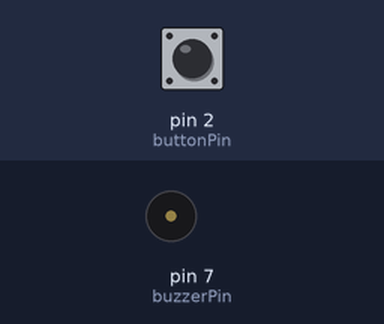
The sketch below on a simulated Arduino Uno, built with avr-gcc and run on an emulated ATmega328P. Parts: buzzer (waves = sounding). Inputs (shaded band) come from the test bench; at power-on: pin 2 (buttonPin) HIGH.

Above: at 1.2 s.
1.3 s: pin 2 (buttonPin) pulled LOW for 0.15 s
At 1.7 s:
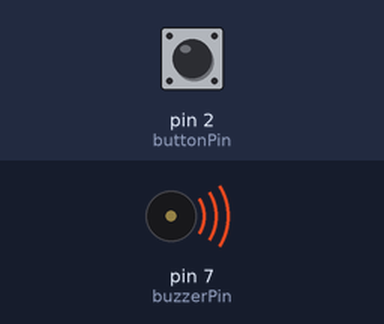
Timing chart, 0 to 8.9 s (numbered marks = the images above; inputs shaded):
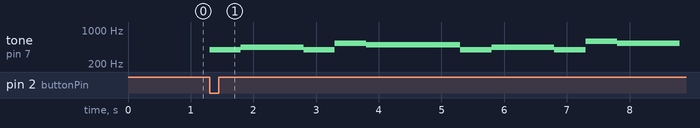

The sketch:

exp_02.ino
```cpp
//Nomes: Josefa Aline Santos e Marcella Ricoy
#define ex8

#ifdef ex1
/*Acrescente mais um botão e um led a montagem.
Modifique o programa para que cada botão acenda um dos led sem acionar o buzzer. */
// Variaveis dos primeiros led/botao
int buttonPin = 2; // Numero do pino do botão de pressão
int ledPin = 13; // Numero do pino do led
int buttonState = 0;// Variável para leitura do estado do botão

//Variaveis dos segundos led/botao
int buttonPin2 = 3; // Numero do pino do botão de pressão 2
int ledPin2 = 12; // Numero do pino do led 2
int buttonState2 = 0; // Variável para leitura do estado do botão 2

//Variavel do buzzer
int buzzerPin = 7; // Numero do pino do buzzer

// Executa uma vez ao ligar ou reiniciar a placa
void setup() {
pinMode(ledPin, OUTPUT); //Inicializa o pino do LED 1 como saída (OUTPUT)
pinMode(buttonPin, INPUT); // Inicializa o pin do botão como entrada (INPUT)
pinMode(ledPin2, OUTPUT); //Inicializa o pino do LED 2 como saída (OUTPUT)
pinMode(buttonPin2, INPUT); // Inicializa o pin do botão 2 como entrada (INPUT)
pinMode(buzzerPin, OUTPUT); //Inicializa o pin do buzzer como saÍda(OUTPUT)
Serial.begin(9600); //Inicia porta serial e define a velocidade de transmissão
}
// Executa infinitamente quando liga a placa
void loop() {
//Lê o estado do botao (HIGH -> +5V -> botão nao press.)(LOW -> 0V botao press)
buttonState = digitalRead(buttonPin);
Serial.println(buttonState);
buttonState2 = digitalRead(buttonPin2);
Serial.println(buttonState2);
// Testa se o botão não está pressionado
// Se sim, o estado do botão e alto (HIGH)
if (buttonState == HIGH) {
digitalWrite(ledPin, LOW ); // Desliga o LED
noTone(buzzerPin); //desliga buzzer
}
else {
digitalWrite(ledPin,HIGH ); // Liga o LED
noTone(buzzerPin); //desliga buzzer
}
if (buttonState2 == HIGH) {
digitalWrite(ledPin2, LOW ); // Desliga o LED 2
noTone(buzzerPin); //desliga buzzer
}
// Senão (Botao pressionado)
else {
digitalWrite(ledPin2,HIGH ); // Liga o LED 2
noTone(buzzerPin); //desliga buzzer
}
}
#endif

#ifdef ex2
/*Modifique o programa para o buzzer apitar quando o led 1 acender.*/
// Variaveis dos primeiros led/botao
int buttonPin = 2; // Numero do pino do botão de pressão
int ledPin = 13; // Numero do pino do led
int buttonState = 0; // Variável para leitura do estado do botão

//Variaveis dos segundos led/botao
int buttonPin2 = 3; // Numero do pino do botão de pressão
int ledPin2 = 12; // Numero do pino do led
int buttonState2 = 0; // Variável para leitura do estado do botão

//Variavel do buzzer
int buzzerPin = 7; // Numero do pino do buzzer

// Executa uma vez ao ligar ou reiniciar a placa
void setup() {
pinMode(ledPin, OUTPUT); //Inicializa o pino do LED como saída (OUTPUT)
pinMode(buttonPin, INPUT); // Inicializa o pin do botão como entrada (INPUT)
pinMode(ledPin2, OUTPUT); //Inicializa o pino do LED 2 como saída (OUTPUT)
pinMode(buttonPin2, INPUT); // Inicializa o pin do botão 2 como entrada (INPUT)
pinMode(buzzerPin, OUTPUT); //Inicializa o pin do buzzer como saÍda(OUTPUT)
Serial.begin(9600); //Inicia porta serial e define a velocidade de transmissão
}
// Executa infinitamente quando liga a placa
void loop() {
//Lê o estado do botao (HIGH -> +5V -> botão nao press.)(LOW -> 0V botao press)
buttonState = digitalRead(buttonPin);
Serial.println(buttonState);
buttonState2 = digitalRead(buttonPin2);
Serial.println(buttonState2);
// Testa se o botão não está pressionado
// Se sim, o estado do botão e alto (HIGH)
if (buttonState == HIGH) {
digitalWrite(ledPin, LOW ); // Desliga o LED 1
}
else {
digitalWrite(ledPin,HIGH ); // Liga o LED 1
}

if (buttonState2 == HIGH) {
digitalWrite(ledPin2, LOW ); // Desliga o LED 2
}
// Senão (Botao pressionado)
else {
digitalWrite(ledPin2,HIGH ); // Liga o LED 2
}
if (buttonState == LOW ){
  tone(buzzerPin, 2000); //Liga o buzzer
}
  else {
    noTone(buzzerPin);} //Desliga o buzzer
}
#endif

#ifdef ex3
/*Modifique o programa para o buzzer apitar quando o led 1 acender.*/
// Variaveis dos primeiros led/botao
int buttonPin = 2; // Numero do pino do botão de pressão
int ledPin = 13; // Numero do pino do led
int buttonState = 0; // Variável para leitura do estado do botão

//Variaveis dos segundos led/botao
int buttonPin2 = 3; // Numero do pino do botão de pressão
int ledPin2 = 12; // Numero do pino do led
int buttonState2 = 0; // Variável para leitura do estado do botão

//Variavel do buzzer
int buzzerPin = 7; // Numero do pino do buzzer

// Executa uma vez ao ligar ou reiniciar a placa
void setup() {
pinMode(ledPin, OUTPUT); //Inicializa o pino do LED como saída (OUTPUT)
pinMode(buttonPin, INPUT); // Inicializa o pin do botão como entrada (INPUT)
pinMode(ledPin2, OUTPUT); //Inicializa o pino do LED 2 como saída (OUTPUT)
pinMode(buttonPin2, INPUT); // Inicializa o pin do botão 2 como entrada (INPUT)
pinMode(buzzerPin, OUTPUT); //Inicializa o pin do buzzer como saÍda(OUTPUT)
Serial.begin(9600); //Inicia porta serial e define a velocidade de transmissão
}
// Executa infinitamente quando liga a placa
void loop() {
//Lê o estado do botao (HIGH -> +5V -> botão nao press.)(LOW -> 0V botao press)
buttonState = digitalRead(buttonPin);
Serial.println(buttonState);
buttonState2 = digitalRead(buttonPin2);
Serial.println(buttonState2);
// Testa se o botão não está pressionado
// Se sim, o estado do botão e alto (HIGH)
if (buttonState == HIGH) {
digitalWrite(ledPin2, LOW ); // Desliga o LED 2
}
else {
digitalWrite(ledPin2,HIGH ); // Liga o LED 2
}

if (buttonState2 == HIGH) {
digitalWrite(ledPin, LOW ); // Desliga o LED 1
}
// Senão (Botao pressionado)
else {
digitalWrite(ledPin,HIGH ); // Liga o LED 1
}
if (buttonState2 == LOW ){
  tone(buzzerPin, 2000); //Liga o buzzer
}
  else {
    noTone(buzzerPin);} //Desliga o buzzer
}
#endif

#ifdef ex4
/*Modifique o programa para o led 1 acender e o buzzer apitar quando o botão 2
é apertado e o led 2 acender e o buzzer apitar quando o botão 1 é apertado.*/
// Variaveis dos primeiros led/botao
int buttonPin = 2; // Numero do pino do botão de pressão
int ledPin = 13; // Numero do pino do led
int buttonState = 0; // Variável para leitura do estado do botão

//Variaveis dos segundos led/botao
int buttonPin2 = 3; // Numero do pino do botão de pressão
int ledPin2 = 12; // Numero do pino do led
int buttonState2 = 0; // Variável para leitura do estado do botão

//Variavel do buzzer
int buzzerPin = 7; // Numero do pino do buzzer

// Executa uma vez ao ligar ou reiniciar a placa
void setup() {
pinMode(ledPin, OUTPUT); //Inicializa o pino do LED como saída (OUTPUT)
pinMode(buttonPin, INPUT); // Inicializa o pin do botão como entrada (INPUT)
pinMode(ledPin2, OUTPUT); //Inicializa o pino do LED 2 como saída (OUTPUT)
pinMode(buttonPin2, INPUT); // Inicializa o pin do botão 2 como entrada (INPUT)
pinMode(buzzerPin, OUTPUT); //Inicializa o pin do buzzer como saÍda(OUTPUT)
Serial.begin(9600); //Inicia porta serial e define a velocidade de transmissão
}
// Executa infinitamente quando liga a placa
void loop() {
//Lê o estado do botao (HIGH -> +5V -> botão nao press.)(LOW -> 0V botao press)
buttonState = digitalRead(buttonPin);
Serial.println(buttonState);
buttonState2 = digitalRead(buttonPin2);
Serial.println(buttonState2);
// Testa se o botão não está pressionado
// Se sim, o estado do botão e alto (HIGH)
if (buttonState == HIGH) {
digitalWrite(ledPin, LOW ); // Desliga o LED 1
}
else {
digitalWrite(ledPin2,HIGH ); // Liga o LED 2
}

if (buttonState2 == HIGH) {
digitalWrite(ledPin2, LOW ); // Desliga o LED 2
}
// Senão (Botao pressionado)
else {
digitalWrite(ledPin,HIGH ); // Liga o LED 1
}
if (buttonState == LOW || buttonState2 == LOW){
  tone(buzzerPin, 2000); //Liga o buzzer
}
  else {
    noTone(buzzerPin);} //Desliga o buzzer
}
#endif

#ifdef ex5
//Escreva 2 funções que faça a leitura do estado de cada um dos botões.
// Variaveis dos primeiros led/botao
int buttonPin = 2; // Numero do pino do botão de pressão
int ledPin = 13; // Numero do pino do led
int buttonState = 0; // Variável para leitura do estado do botão

//Variaveis dos segundos led/botao
int buttonPin2 = 3; // Numero do pino do botão de pressão
int ledPin2 = 12; // Numero do pino do led
int buttonState2 = 0; // Variável para leitura do estado do botão

//Variavel do buzzer
int buzzerPin = 7; // Numero do pino do buzzer

// Executa uma vez ao ligar ou reiniciar a placa
void setup() {
pinMode(ledPin, OUTPUT); //Inicializa o pino do LED como saída (OUTPUT)
pinMode(buttonPin, INPUT); // Inicializa o pin do botão como entrada (INPUT)
pinMode(ledPin2, OUTPUT); //Inicializa o pino do LED como saída (OUTPUT)
pinMode(buttonPin2, INPUT); // Inicializa o pin do botão como entrada (INPUT)
pinMode(buzzerPin, OUTPUT); //Inicializa o pin do buzzer como saÍda(OUTPUT)
Serial.begin(9600); //Inicia porta serial e define a velocidade de transmissão
}
//Função para ler o estado do botão 1//
void readButton1(){
buttonState = digitalRead(buttonPin);
Serial.println(buttonState);
}
//Função para ler o estado do botão 2//
void readButton2(){
buttonState2 = digitalRead(buttonPin2);
Serial.println(buttonState2);
}
// Executa infinitamente quando liga a placa
void loop() {
//Função que lê o estado do botao (HIGH -> +5V -> botão nao press.)(LOW -> 0V botao press)l
readButton1();
readButton2();

// Testa se o botão não está pressionado
// Se sim, o estado do botão e alto (HIGH)
if (buttonState == HIGH) {
digitalWrite(ledPin, LOW ); // Desliga o LED
}
else {
digitalWrite(ledPin,HIGH ); // Liga o LED
}
if (buttonState2 == HIGH) {
digitalWrite(ledPin2, LOW ); // Desliga o LED 2
}
// Senão (Botao pressionado)
else {
digitalWrite(ledPin2,HIGH ); // Liga o LED 2
}
 if (buttonState2 == LOW || buttonState == LOW )
  {tone(buzzerPin, 2000); //liga buzzer
}
  else
  {noTone(buzzerPin);}
}
#endif

#ifdef ex6
//Escreva 2 funções que tomam a decisão se acende ou apaga cada um do led.//
// Variaveis dos primeiros led/botao
int buttonPin = 2; // Numero do pino do botão de pressão
int ledPin = 13; // Numero do pino do led
int buttonState = 0; // Variável para leitura do estado do botão

//Variaveis dos segundos led/botao
int buttonPin2 = 3; // Numero do pino do botão de pressão 2
int ledPin2 = 12; // Numero do pino do led 2
int buttonState2 = 0; // Variável para leitura do estado do botão 2

//Variavel do buzzer
int buzzerPin = 7; // Numero do pino do buzzer

// Executa uma vez ao ligar ou reiniciar a placa
void setup() {
pinMode(ledPin, OUTPUT); //Inicializa o pino do LED como saída (OUTPUT)
pinMode(buttonPin, INPUT); // Inicializa o pin do botão como entrada (INPUT)
pinMode(ledPin2, OUTPUT); //Inicializa o pino do LED como saída (OUTPUT)
pinMode(buttonPin2, INPUT); // Inicializa o pin do botão como entrada (INPUT)
pinMode(buzzerPin, OUTPUT); //Inicializa o pin do buzzer como saÍda(OUTPUT)
Serial.begin(9600); //Inicia porta serial e define a velocidade de transmissão
}
//Função para ler o estado do botão 1//
void readButton1(){
buttonState = digitalRead(buttonPin);
Serial.println(buttonState);
}
//Função para ler o estado do botão 2//
void readButton2(){
buttonState2 = digitalRead(buttonPin2);
Serial.println(buttonState2);
}

//Função para tomada de decisão - apagar ou acender o LED 1//
void acendeLED1(){
if (buttonState == HIGH) {
digitalWrite(ledPin, LOW ); // Desliga o LED
}
else {
digitalWrite(ledPin,HIGH ); // Liga o LED
}
}

//Função para tomada de decisão - apagar ou acender o LED 2//
void acendeLED2(){
if (buttonState2 == HIGH) {
digitalWrite(ledPin2, LOW ); // Desliga o LED 2
}
else {
digitalWrite(ledPin2,HIGH ); // Liga o LED 2
}
}

// Executa infinitamente quando liga a placa
void loop() {

readButton1();
readButton2();
acendeLED1();
acendeLED2();


 if (buttonState2 == LOW || buttonState == LOW )
  {tone(buzzerPin, 2000); //liga buzzer
}
  else
  {noTone(buzzerPin);}
}
#endif

#ifdef ex7
//Escreva 2 funções que tomam a decisão se acende ou apaga cada um do led.//
// Variaveis dos primeiros led/botao
int buttonPin = 2; // Numero do pino do botão de pressão
int ledPin = 13; // Numero do pino do led
int buttonState = 0; // Variável para leitura do estado do botão

//Variaveis dos segundos led/botao
int buttonPin2 = 3; // Numero do pino do botão de pressão 2
int ledPin2 = 12; // Numero do pino do led 2
int buttonState2 = 0; // Variável para leitura do estado do botão 2

//Variavel do buzzer
int buzzerPin = 7; // Numero do pino do buzzer

// Executa uma vez ao ligar ou reiniciar a placa
void setup() {
pinMode(ledPin, OUTPUT); //Inicializa o pino do LED como saída (OUTPUT)
pinMode(buttonPin, INPUT); // Inicializa o pin do botão como entrada (INPUT)
pinMode(ledPin2, OUTPUT); //Inicializa o pino do LED como saída (OUTPUT)
pinMode(buttonPin2, INPUT); // Inicializa o pin do botão como entrada (INPUT)
pinMode(buzzerPin, OUTPUT); //Inicializa o pin do buzzer como saÍda(OUTPUT)
Serial.begin(9600); //Inicia porta serial e define a velocidade de transmissão
}
//Função para ler o estado do botão 1//
void readButton1(){
buttonState = digitalRead(buttonPin);
Serial.println(buttonState);
}
//Função para ler o estado do botão 2//
void readButton2(){
buttonState2 = digitalRead(buttonPin2);
Serial.println(buttonState2);
}

//Função para tomada de decisão - apagar ou acender o LED 1//
void acendeLED1(){
if (buttonState == HIGH) {
digitalWrite(ledPin, LOW ); // Desliga o LED
}
else {
digitalWrite(ledPin,HIGH ); // Liga o LED
}
}

//Função para tomada de decisão - apagar ou acender o LED 2
void acendeLED2(){
if (buttonState2 == HIGH) {
digitalWrite(ledPin2, LOW ); // Desliga o LED 2
}
else {
digitalWrite(ledPin2,HIGH ); // Liga o LED 2
}
}

//Função que determina o estado do buzzer
void apitaBuzzer(){
if (buttonState2 == LOW || buttonState == LOW )
 tone(buzzerPin, 2000); //liga buzzer}
else
{noTone(buzzerPin);}}


// Executa infinitamente quando liga a placa
void loop(){
readButton1();
readButton2();
acendeLED1();
acendeLED2();
apitaBuzzer();
}
#endif

#ifdef ex8
//Copie o programa abaixo:
//Execute a música.
//Depois tire a função “delay(5000);” e coloque no programa o botão 1 para iniciar a música.//
#define DO 264
#define RE 297
#define MI 330
#define FA 352
#define SOL 396
#define LA 440
#define SI 495
#define D 500
#define N 29
int notas[][2] = { {SOL, D/2}, {SOL, D/2}, {LA,D*2}, {SOL, D}, {DO*2,D},
{SI,D*3}, {SOL, D/2}, {SOL, D/2}, {LA,D*2}, {SOL,D }, {RE*2,D }, {DO*2,D },
{DO*2,D }, {0,D }, {MI*2,D/2 }, {MI*2,D/2 }, {SOL*2,D*2 }, {MI*2,D }, {DO*2,D
},
{SI,D }, {LA,D }, {0,D }, {FA*2,D/2 }, {FA*2,D/2 }, {MI*2,D*2 }, {DO*2,D },
{RE*2,D }, {DO*2,D }, {DO*2,D*3} };
int duracao;
int nota;
int buzzerPin = 7;
int buttonPin = 2;
int buttonState = 0;
void setup(){
pinMode(buzzerPin,OUTPUT);
pinMode(buttonPin, INPUT); // Inicializa o pin do botão como entrada (INPUT)
}
void loop(){
//Lê o estado do botao (HIGH -> +5V -> botão nao press.)(LOW -> 0V botao press)
buttonState = digitalRead(buttonPin);
Serial.println(buttonState);
for (int i = 0; i < N; i++){
nota = notas[i][0];
duracao = notas[i][1];

  if (buttonState == LOW ) { //Se botão pressionado, música será ligada
  tone(buzzerPin, nota, duracao); // Liga buzzer
  delay(duracao);}

  else{
    noTone(buzzerPin);
  }
}
}
#endif 
```

Measured:
- after the input at 1.3 s, tone on pin 7 (buzzerPin): plays 396 Hz for 0.50 s, 440 Hz for 1.0 s, 396 Hz for 0.50 s, 528 Hz for 0.50 s, 495 Hz for 1.5 s, 396 Hz for 0.50 s … (10 notes in this stretch), starting at once
